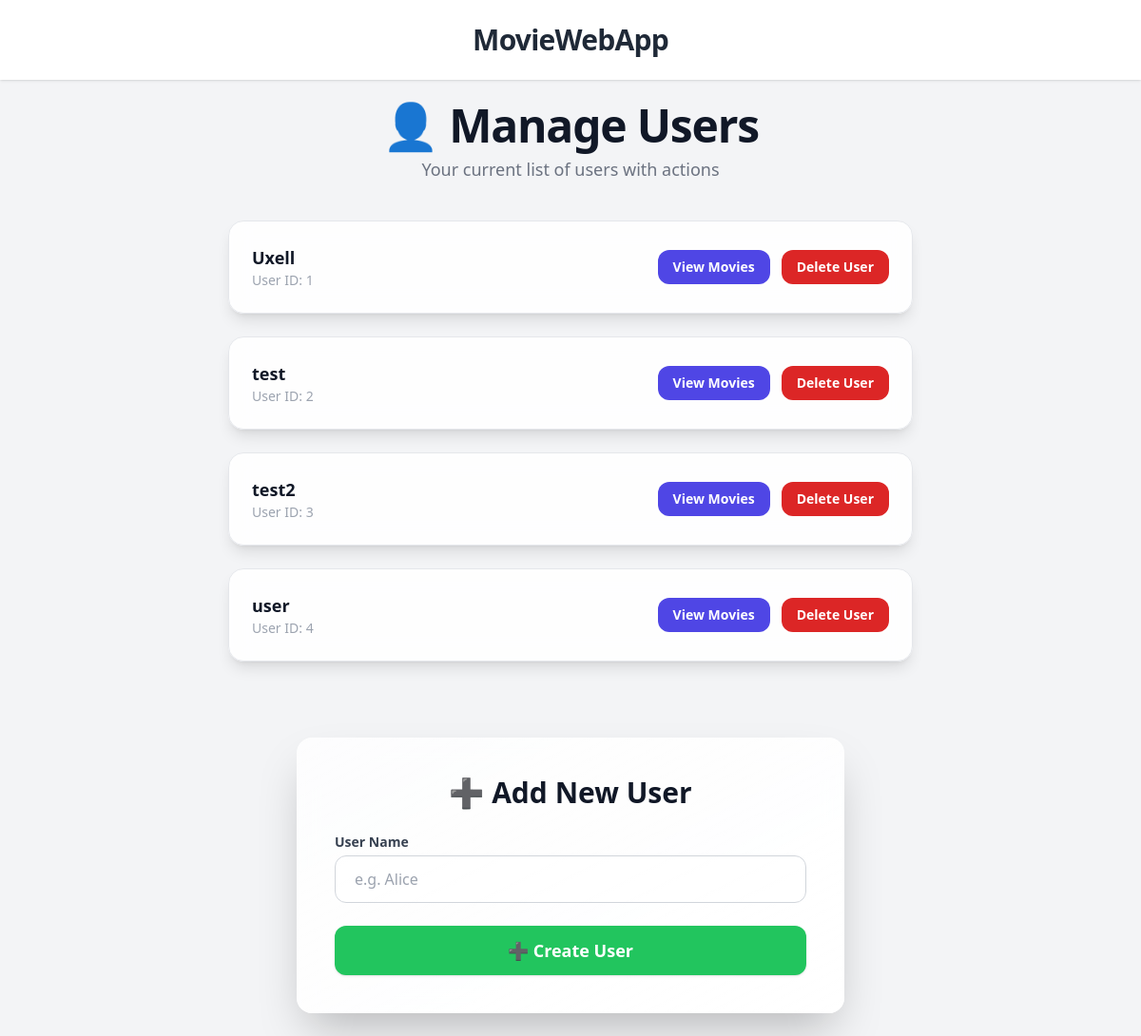
The page / on the database its author committed.
### models.py (models this page shows)
class User(db.Model):
    __tablename__ = 'users'
    id = db.Column(db.Integer, primary_key=True, autoincrement=True)
    name = db.Column(db.String(100), nullable=False)
    movies = db.relationship('Movie', backref='user', lazy=True)

### app.py (the view)
@app.route('/')
def home():
    try:
        users = data_manager.get_users()
        return render_template('index.html', users=users)
    except (IOError,OperationalError) as e:
        print("An IOError occurred: ", str(e))
        error = "Sorry, we cannot load the user list right now."
        return render_template('index.html', users=[], error=error)

### data_manager.py (called while the page is built)
    def get_users(self):
        return User.query.all()

### templates/index.html (shortened to what this page needs)
{% extends "base.html" %}
{% block content %}
<div class="text-center mb-10">
  <h1 class="text-5xl font-extrabold tracking-tight text-gray-900 dark:text-white mb-2">
    👤 Manage Users
  </h1>
  <p class="text-gray-500 dark:text-gray-400 text-lg">Your current list of users with actions</p>
</div>
<div class="space-y-6 mb-20">
  {% for user in users %}
    <div class="bg-white/90 dark:bg-gray-800/50 border border-gray-200 dark:border-gray-700 rounded-2xl shadow-lg hover:shadow-xl backdrop-blur-md p-6 transition-all duration-300">
      <div class="flex flex-col sm:flex-row sm:items-center sm:justify-between gap-4">
        <div>
          <div class="text-lg font-semibold text-gray-900 dark:text-white">{{ user.name }}</div>
          <div class="text-sm text-gray-400 dark:text-gray-500">User ID: {{ user.id }}</div>
        </div>
        <div class="flex flex-col sm:flex-row gap-3 mt-2 sm:mt-0 sm:justify-end">
        <a href="{{ url_for('user_movies', user_id=user.id) }}"
           class="inline-flex items-center justify-center gap-2 px-4 py-2 rounded-xl text-sm font-semibold text-white bg-indigo-600 hover:bg-indigo-700 focus:outline-none focus:ring-2 focus:ring-indigo-500 transition">
          View Movies
        </a>
        <form action="{{ url_for('delete_user', user_id=user.id) }}" method="POST">
          <button type="submit"
                  class="inline-flex items-center justify-center gap-2 px-4 py-2 rounded-xl text-sm font-semibold text-white bg-red-600 hover:bg-red-700 focus:outline-none focus:ring-2 focus:ring-red-500 transition">
            Delete User
          </button>
        </form>
      </div>
      </div>
    </div>
  {% endfor %}
</div>
<div class="bg-gradient-to-br from-white/80 to-white dark:from-gray-800/60 dark:to-gray-900/40 backdrop-blur-md p-10 rounded-2xl shadow-2xl max-w-xl mx-auto">
  <h2 class="text-3xl font-bold mb-6 text-gray-900 dark:text-white text-center">➕ Add New User</h2>
  <form action="{{ url_for('create_user') }}" method="post" class="space-y-6">
    <div>
      <label for="name" class="block text-sm font-semibold text-gray-700 dark:text-gray-300 mb-1">User Name</label>
      <input type="text" id="name" name="name" placeholder="e.g. Alice"
             class="w-full px-5 py-3 rounded-xl border border-gray-300 dark:border-gray-600 bg-white/60 dark:bg-gray-900/30 text-gray-900 dark:text-white placeholder-gray-400 focus:outline-none focus:ring-2 focus:ring-indigo-500 transition"
             required>
    </div>
    <button type="submit"
            class="w-full py-3 px-5 bg-green-500 hover:bg-green-600 text-white text-lg font-semibold rounded-xl shadow hover:shadow-md transition">
      ➕ Create User
    </button>
  </form>
</div>
{% endblock %}

### templates/base.html (shortened to what this page needs)
<!DOCTYPE html>
<html lang="en">
<head>
    <script src="https://cdn.tailwindcss.com"></script>
    <link rel="stylesheet" href="{{ url_for('static', filename='style.css') }}">
</head>
<body class="bg-gray-100 text-gray-800 dark:bg-gray-900 dark:text-gray-100 min-h-screen font-sans antialiased">
    <header class="bg-white dark:bg-gray-800 shadow px-6 py-6 flex justify-center">
        <h1 class="text-3xl font-bold tracking-tight text-center"> MovieWebApp </h1>
    </header>
    <main class="max-w-3xl mx-auto p-6">
        {% block content %}{% endblock %}
    </main>
</body>
</html>

### rows shown on the page
User: name "Uxell", id "1"
User: name "test", id "2"
User: name "test2", id "3"
User: name "user", id "4"
